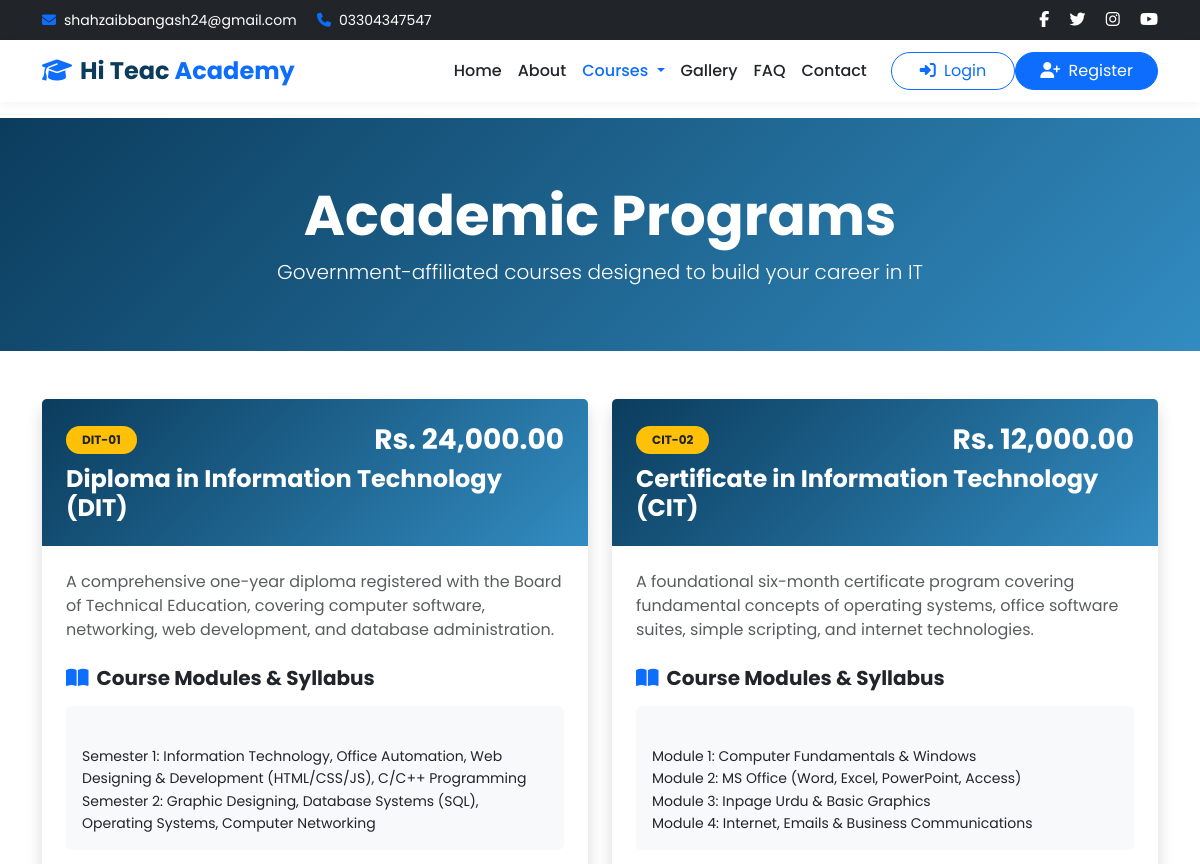
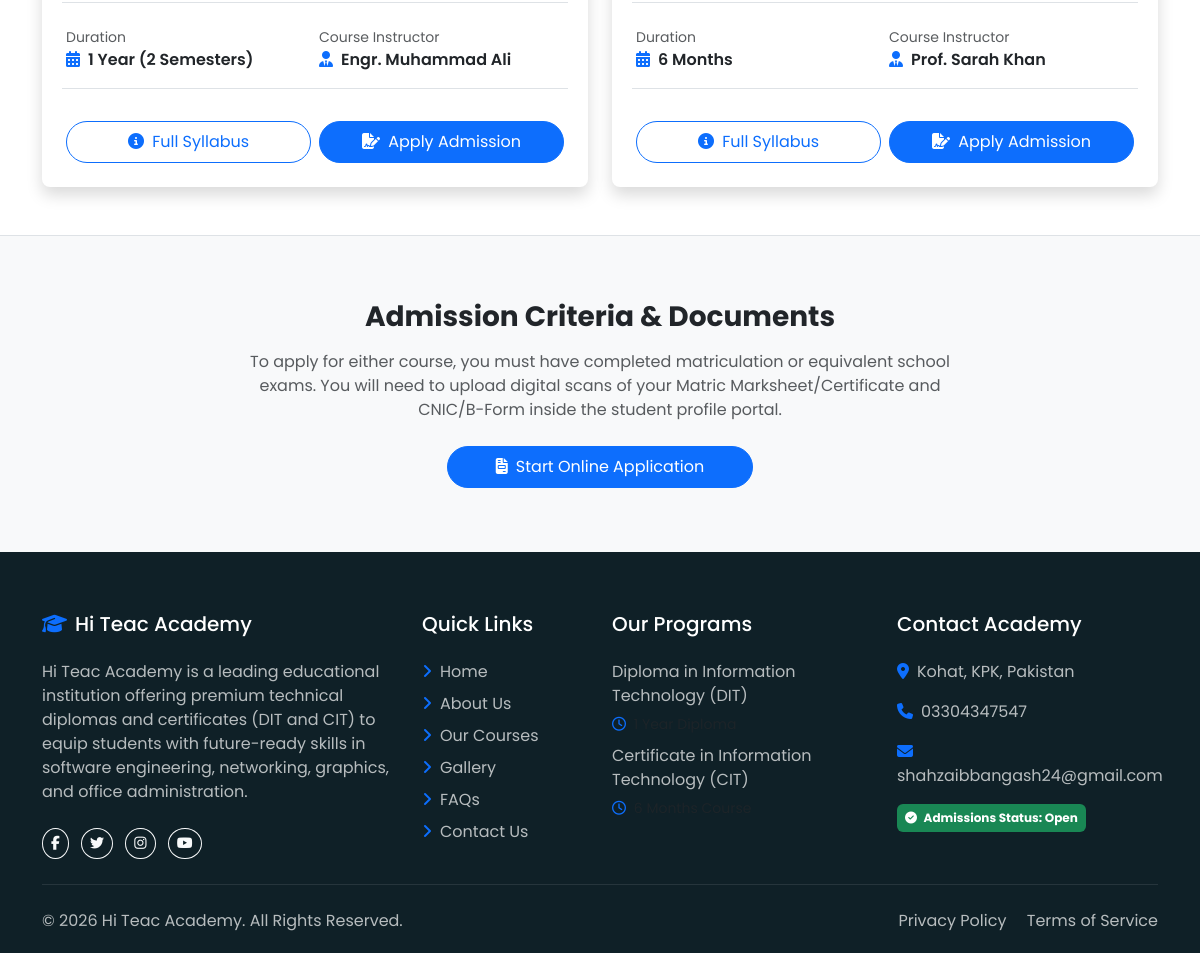
/courses.php, run on the app's committed database (2 pictures, top to bottom).
### tables this page shows
CREATE TABLE `settings` (
  `id` INT AUTO_INCREMENT PRIMARY KEY,
  `setting_key` VARCHAR(100) NOT NULL UNIQUE,
  `setting_value` TEXT DEFAULT NULL,
  `created_at` TIMESTAMP DEFAULT CURRENT_TIMESTAMP,
  `updated_at` TIMESTAMP DEFAULT CURRENT_TIMESTAMP ON UPDATE CURRENT_TIMESTAMP
);

CREATE TABLE `courses` (
  `id` INT AUTO_INCREMENT PRIMARY KEY,
  `name` VARCHAR(100) NOT NULL,
  `code` VARCHAR(20) NOT NULL UNIQUE,
  `duration` VARCHAR(50) NOT NULL,
  `fee` DECIMAL(10, 2) NOT NULL,
  `description` TEXT NOT NULL,
  `modules` TEXT NOT NULL,  
  `instructor_id` INT DEFAULT NULL,
  `status` VARCHAR(20) DEFAULT 'Active',
  `created_at` TIMESTAMP DEFAULT CURRENT_TIMESTAMP,
  FOREIGN KEY (`instructor_id`) REFERENCES `teachers` (`id`) ON DELETE SET NULL
);

CREATE TABLE `teachers` (
  `id` INT AUTO_INCREMENT PRIMARY KEY,
  `name` VARCHAR(100) NOT NULL,
  `designation` VARCHAR(100) NOT NULL,
  `specialization` VARCHAR(255) NOT NULL,
  `photo` VARCHAR(255) DEFAULT NULL,
  `email` VARCHAR(100) DEFAULT NULL,
  `phone` VARCHAR(20) DEFAULT NULL,
  `created_at` TIMESTAMP DEFAULT CURRENT_TIMESTAMP
);

### courses.php (the view, shortened to what the rows shown need)
<?php
require_once 'config/config.php';
include 'includes/header.php';
try {
    $stmt = $pdo->query("SELECT c.*, t.name as instructor_name FROM courses c LEFT JOIN teachers t ON c.instructor_id = t.id WHERE c.status = 'Active'");
    $courses = $stmt->fetchAll();
} catch (PDOException $e) {
    $courses = [];
}
?>
<section class="py-5 text-white" style="background: linear-gradient(135deg, var(--navy-blue) 0%, var(--light-blue) 100%);">
    <div class="container text-center py-3">
        <h1 class="display-4 fw-bold">Academic Programs</h1>
    </div>
</section>
<section class="py-5">
    <div class="container">
        <div class="row g-4 justify-content-center">
            <?php foreach ($courses as $course): ?>
                <div class="col-lg-6" data-aos="fade-up">
                    <div class="card border-0 shadow rounded-3 h-100 d-flex flex-column hover-lift">
                        <div class="course-header p-4 text-white" style="background: linear-gradient(135deg, var(--navy-blue), var(--light-blue)); border-top-left-radius: .3rem; border-top-right-radius: .3rem;">
                            <div class="d-flex justify-content-between align-items-center mb-2">
                                <span class="badge bg-warning text-dark fw-bold px-3 py-2 rounded-pill"><?php echo sanitize($course['code']); ?></span>
                                <h3 class="fw-bold mb-0"><?php echo format_currency($course['fee']); ?></h3>
                            </div>
                            <h4 class="fw-bold mb-0 text-white"><?php echo sanitize($course['name']); ?></h4>
                        </div>
                        <div class="card-body p-4 flex-grow-1 d-flex flex-column">
                            <p class="text-muted mb-4"><?php echo sanitize($course['description']); ?></p>
                            <h5 class="fw-bold text-dark mb-3"><i class="fa fa-book-open text-primary me-2"></i>Course Modules & Syllabus</h5>
                            <div class="bg-light p-3 rounded mb-4 flex-grow-1">
                                <p class="mb-0 text-dark small" style="white-space: pre-line; line-height: 1.6;">
                                    <?php echo sanitize($course['modules']); ?>
                                </p>
                            </div>
                            <div class="row mb-4 border-top border-bottom py-3 g-2">
                                <div class="col-sm-6">
                                    <small class="text-muted d-block">Duration</small>
                                    <span class="fw-semibold text-dark"><i class="fa fa-calendar-alt text-primary me-2"></i><?php echo sanitize($course['duration']); ?></span>
                                </div>
                                <div class="col-sm-6">
                                    <small class="text-muted d-block">Course Instructor</small>
                                    <span class="fw-semibold text-dark"><i class="fa fa-user-tie text-primary me-2"></i><?php echo sanitize($course['instructor_name'] ?? 'Senior Faculty'); ?></span>
                                </div>
                            </div>
                            <div class="row g-2 mt-auto">
                                <div class="col-sm-6">
                                    <a href="<?php echo BASE_URL; ?><?php echo ($course['id'] == 1) ? 'dit.php' : 'cit.php'; ?>" class="btn btn-outline-primary w-100 rounded-pill py-2">
                                        <i class="fa fa-info-circle me-1"></i> Full Syllabus
                                    </a>
                                </div>
                                <div class="col-sm-6">
                                    <a href="<?php echo BASE_URL; ?>student/admission.php?course_id=<?php echo $course['id']; ?>" class="btn btn-primary text-white w-100 rounded-pill py-2">
                                        <i class="fa fa-file-signature me-1"></i> Apply Admission
                                    </a>
                                </div>
                            </div>
                        </div>
                    </div>
                </div>
            <?php endforeach; ?>
        </div>
    </div>
</section>
<?php include 'includes/footer.php'; ?>

### includes/header.php (shortened to what the rows shown need)
<?php
require_once dirname(__DIR__) . '/config/config.php';
?>
<!DOCTYPE html>
<html lang="en">
<head>
    <link href="https://cdn.jsdelivr.net/npm/bootstrap@5.3.2/dist/css/bootstrap.min.css" rel="stylesheet">
    <link href="https://cdnjs.cloudflare.com/ajax/libs/font-awesome/6.4.2/css/all.min.css" rel="stylesheet">
    <link href="https://unpkg.com/aos@2.3.1/dist/aos.css" rel="stylesheet">
    <link href="<?php echo BASE_URL; ?>assets/css/style.css" rel="stylesheet">
</head>
<body>
<div class="bg-dark text-white py-2 px-3 d-none d-md-block no-print">
    <div class="container d-flex justify-content-between align-items-center">
        <div>
            <small class="me-3"><i class="fa fa-envelope text-primary me-2"></i><?php echo get_setting('contact_email', 'shahzaibbangash24@gmail.com'); ?></small>
            <small><i class="fa fa-phone text-primary me-2"></i><?php echo get_setting('contact_phone', '03304347547'); ?></small>
        </div>
    </div>
</div>

### includes/footer.php (shortened to what the rows shown need)
<footer class="no-print">
    <div class="container">
        <div class="row g-4">
            <div class="col-lg-3 col-md-6" data-aos="fade-up" data-aos-duration="1200">
                <h5 class="text-white mb-4">Contact Academy</h5>
                <p><i class="fa fa-map-marker-alt text-primary me-2"></i><?php echo get_setting('address', 'Kohat, KPK, Pakistan'); ?></p>
                <p><i class="fa fa-phone text-primary me-2"></i><?php echo get_setting('contact_phone', '03304347547'); ?></p>
                <p><i class="fa fa-envelope text-primary me-2"></i><?php echo get_setting('contact_email', 'shahzaibbangash24@gmail.com'); ?></p>
                <span class="badge bg-success p-2"><i class="fa fa-check-circle me-1"></i> Admissions Status: <?php echo get_setting('admission_status', 'Open'); ?></span>
            </div>
        </div>
    </div>
</footer>
</body>
</html>

### data on the page
settings: setting_value "shahzaibbangash24@gmail.com"
settings: setting_value "03304347547"
courses: code "DIT-01", fee "Rs. 24,000.00", name "Diploma in Information Technology (DIT)", description "A comprehensive one-year diploma registered with the Board of Technical Education, covering computer software, networking, web development, and database administration.", modules "Semester 1: Information Technology, Office Automation, Web Designing & Development (HTML/CSS/JS), C/C++ Programming Semester 2: Graphic Designing, Database Systems (SQL), Operating Systems, Computer Networking", duration "1 Year (2 Semesters)", instructor.name "Engr. Muhammad Ali"
courses: code "CIT-02", fee "Rs. 12,000.00", name "Certificate in Information Technology (CIT)", description "A foundational six-month certificate program covering fundamental concepts of operating systems, office software suites, simple scripting, and internet technologies.", modules "Module 1: Computer Fundamentals & Windows Module 2: MS Office (Word, Excel, PowerPoint, Access) Module 3: Inpage Urdu & Basic Graphics Module 4: Internet, Emails & Business Communications", duration "6 Months", instructor.name "Prof. Sarah Khan"
settings: setting_value "Kohat, KPK, Pakistan"
settings: setting_value "Open"
